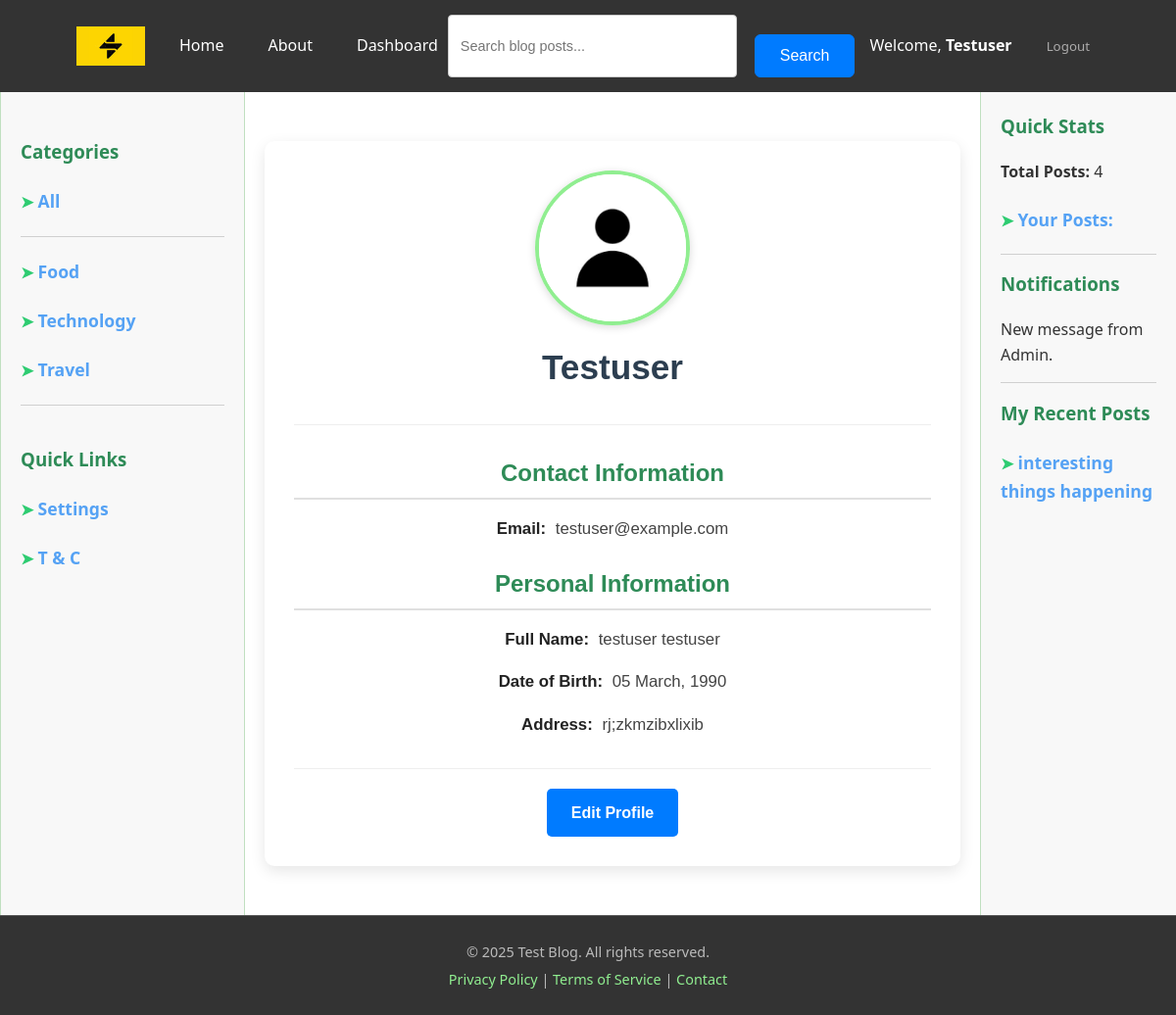
Page /accounts/my_profile/ (signed in) on the earlier database version.
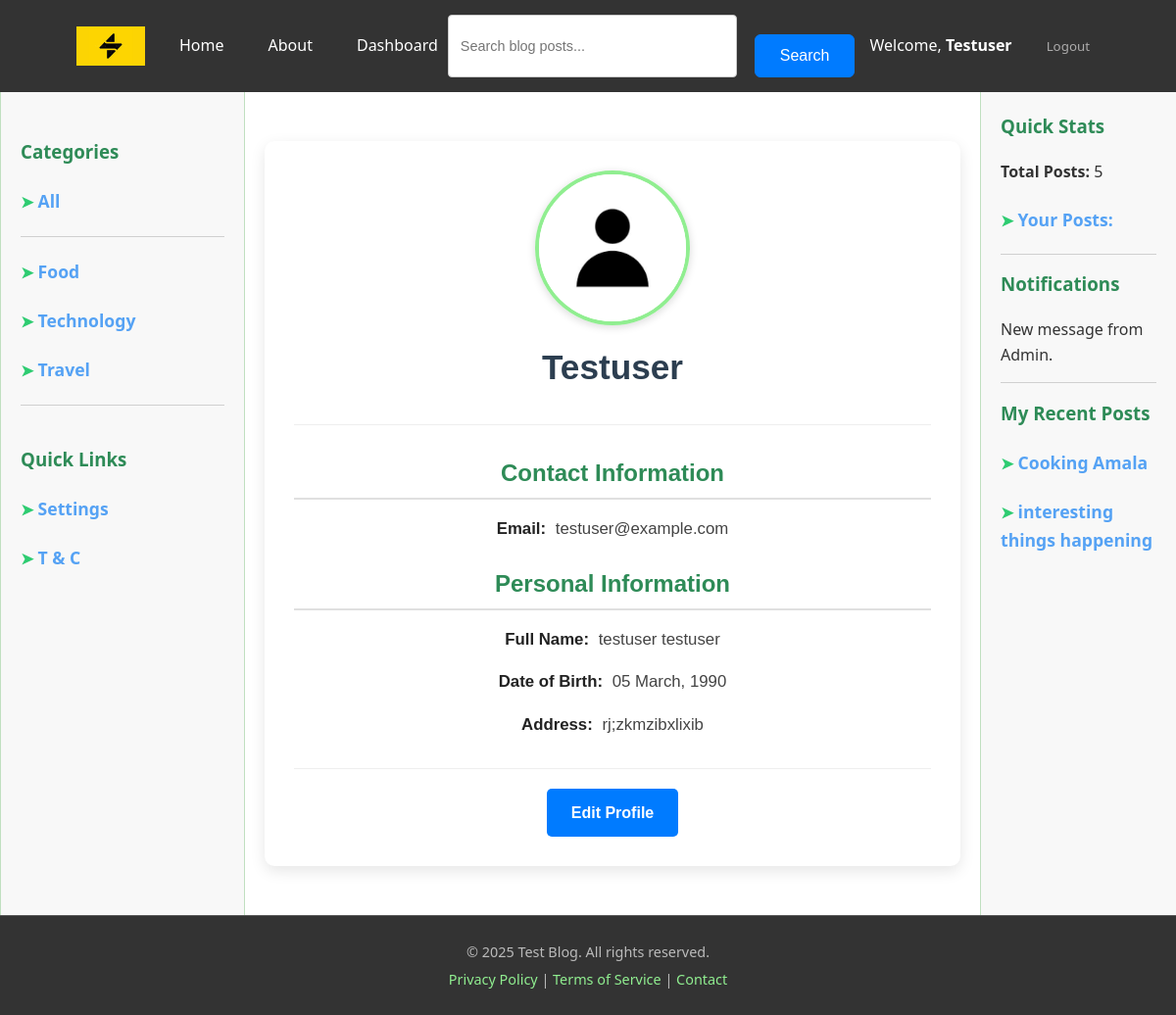
Same page on the later database version.
### blog/models.py (models this page shows, shortened)
class Category(models.Model):
    name = models.CharField(max_length=100, unique=True)
    slug = models.SlugField(max_length=100, unique=True, help_text="A URL-friendly short label.")
    description = models.TextField(blank=True, null=True)
    class Meta:
        verbose_name_plural = "Categories"
        ordering = ['name']

class Post(models.Model):
    STATUS_CHOICES = (
        ('draft', 'Draft'),
        ('published', 'Published'),
    )
    title = models.CharField(max_length=250)
    slug = models.SlugField(max_length=250, unique_for_date='publish_date', help_text="A URL-friendly short label derived from the title, unique per publish date.")
    author = models.ForeignKey(User, on_delete=models.CASCADE, related_name='blog_posts')
    content = models.TextField()
    summary = models.TextField(max_length=1000, blank=True, help_text="A short summary of the post (max 500 characters).")
    thumbnail = models.ImageField(
        upload_to='blog/thumbnails/%Y/%m/%d/', blank=True,null=True, help_text="Thumbnail image for the blog post listing.")
    publish_date = models.DateTimeField(default=timezone.now)
    created_at = models.DateTimeField(auto_now_add=True)
    updated_at = models.DateTimeField(auto_now=True)
    status = models.CharField(
        max_length=10,
        choices=STATUS_CHOICES,
        default='published'
    )
    category = models.ForeignKey(Category, on_delete=models.SET_NULL, blank=True, null=True, related_name='posts'
    )
    objects = PostManager()
    class Meta:
        ordering = ['-publish_date']
        indexes = [
            models.Index(fields=['publish_date', 'slug']),
        ]
    def get_absolute_url(self):
        return reverse('blog:post_detail',
                       args=[self.publish_date.year, self.publish_date.strftime('%m'), self.publish_date.strftime('%d'), self.slug])

### accounts/views.py (the view)
# urls.py: path("my_profile/", my_profile, name="my_profile"),
def my_profile(request):
    if not request.user.is_authenticated:
        return redirect("blog:home")
    user_obj = request.user
    user_pk = request.user.pk
    userprofile = get_object_or_404(UserProfile, user_id=user_pk)
    context = {"user_pk": user_pk, "userprofile":userprofile, "user_obj": user_obj}
    return render(request, "accounts/dashboard.html", context)

### blog/context_processors.py (called while the page is built)
def posts_count(request):
    categories = Category.objects.all()
    posts_count = Post.objects.published().count()
    return {
        "posts_count": posts_count, "categories":categories
    }

### blog/models.py (called while the page is built)
    def published(self):
        return self.filter(status="published")

### templates/accounts/dashboard.html (shortened to what this page needs)
{% extends 'base.html' %}
{% load static %}
{% block content %}
<div class="user-profile-card">
    <div class="profile-header">
        <img src="{{ userprofile.profile_picture.url }}" alt="{{ userprofile.user.user_name }}'s Profile Picture" class="profile-picture">
        <h2 class="profile-username">{{ user.user_name | title }}</h2>
    </div>
    <div class="profile-details">
        <h3>Contact Information</h3>
        <p><strong>Email:</strong> <span class="profile-email">{{ user.email }}</span></p>
        <h3>Personal Information</h3>
        <p><strong>Full Name:</strong> <span class="profile-full-name">{{ user.first_name }} {{ user.last_name }}</span></p>
        <p><strong>Date of Birth:</strong> <span class="profile-dob">{{ userprofile.date_of_birth|date:"d F, Y" }}</span></p>
        <p><strong>Address:</strong> <span class="profile-address">{{ userprofile.address }}</span></p>
</div>
    <div class="profile-actions">
        <a href="{% url 'accounts:edit_profile' %}" class="edit-profile-btn">Edit Profile</a>
    </div>
</div>
{% endblock content %}

### templates/base.html (shortened to what the changed rows need)
{% load static %}
<!DOCTYPE html>
<html lang="en">
<head>
    <link rel="stylesheet" href="{% static 'CSS/base.css' %}">
    <link rel="stylesheet" href="{% static 'CSS/home.css' %}">
    <link rel="stylesheet" href="{% static 'CSS/detail_page.css' %}">
    <link rel="stylesheet" href="{% static 'CSS/login_page.css' %}">
    <link rel="stylesheet" href="{% static 'CSS/register.css' %}">
    <link rel="stylesheet" href="{% static 'CSS/change_password.css' %}">
    <link rel="stylesheet" href="{% static 'CSS/password_reset_email_form.css' %}">
    <link rel="stylesheet" href="{% static 'CSS/password_reset_form.css' %}">
    <link rel="stylesheet" href="{% static 'CSS/users_posts.css' %}">
    <link rel="stylesheet" href="{% static 'CSS/edit_profile.css' %}">
    <link rel="stylesheet" href="{% static 'CSS/create.css' %}">
    <link rel="stylesheet" href="{% static 'CSS/post_edit.css' %}">
</head>
<body>
    <aside class="left-sidebar">
        <br>
        <ul>
            {% for category in categories %}
                <li>
                    <h4><span style="color: #2ecc71;">&#10148; </span><a href="{% url 'blog:categories' category.slug %}" style="color: #55a2f4; text-decoration: none; font-weight: bold; font-size: 1.1em;display: inline;" >{{ category.name }}</a></h4>
                </li>
            {% endfor %}
        </ul>
        <br>
    </aside>
    <main class="main-content">
        {% block content %}
        {% endblock content %}
    </main>
    <aside class="right-aside">
        <h3>Quick Stats</h3>
        <p><strong>Total Posts:</strong> {{ posts_count }}</p>
        {% if user.is_authenticated %}
            <h4><span style="color: #2ecc71;">&#10148; </span><a href="{% url 'blog:user_posts' %}" style="color: #55a2f4; text-decoration: none; font-weight: bold; font-size: 1.1em;"><strong>Your Posts:</strong> {{ user_posts }}</a></h4>
        {% endif %}
        <hr style="border: none; border-top: 1px solid #d0d0d0; margin: 15px 0;">
        <h3>Notifications</h3>
        <ul style="list-style: none; padding: 0;">
            <li style="margin-bottom: 8px;">New message from Admin.</li>
            <hr style="border: none; border-top: 1px solid #d0d0d0; margin: 15px 0;">
        </ul>
        {% if user.is_authenticated %}
            <h3>My Recent Posts</h3>
            <ul style="list-style: none; padding: 0;">
                {% with recent_posts=user.blog_posts.all|slice:":3" %}
                    {% for user_post in recent_posts %}
                        <li>
                            <h4><span style="color: #2ecc71;">&#10148; </span><a href="{{ user_post.get_absolute_url}}" style="color: #55a2f4; text-decoration: none; font-weight: bold; font-size: 1.1em;">{{ user_post.title }}</a></h4>
                        </li>
                    {% empty %}
                        <li><h4 style="color: #777;">You haven't made any post.</h4></li>
                    {% endfor %}
                {% endwith %}
            </ul>
            {% else %}
                <div style="margin-bottom: 20px;">
                <a href="#"><img src="{% static 'Images/blog-advert.jpg' %}" alt="advert" width="170px"></a></div>
                <div><a href="#"><img src="{% static 'Images/blog-advert2.jpg' %}" alt="advert" width="170px"></a></div>
        {% endif %}
    </aside>
</body>
</html>

Differences in the rows shown:
added Post: title "Cooking Amala"
Other differences:
{{ posts_count }}: "4" → "5"
